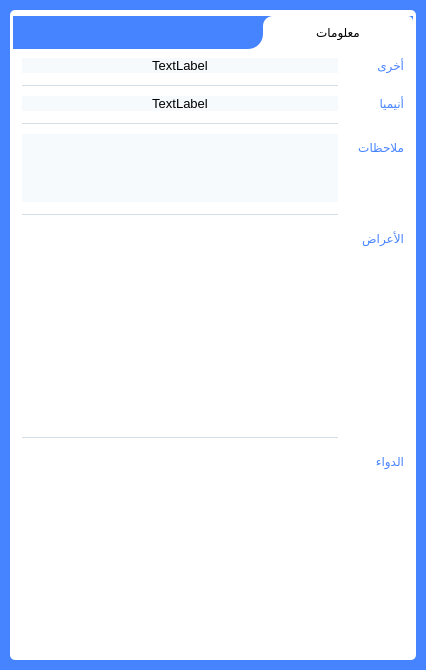
<?xml version="1.0" encoding="UTF-8"?>
<ui version="4.0">
 <class>Form</class>
 <widget class="QWidget" name="Form">
  <property name="geometry">
   <rect>
    <x>0</x>
    <y>0</y>
    <width>420</width>
    <height>666</height>
   </rect>
  </property>
  <property name="minimumSize">
   <size>
    <width>0</width>
    <height>0</height>
   </size>
  </property>
  <property name="maximumSize">
   <size>
    <width>420</width>
    <height>16777215</height>
   </size>
  </property>
  <property name="windowTitle">
   <string>Form</string>
  </property>
  <property name="layoutDirection">
   <enum>Qt::RightToLeft</enum>
  </property>
  <property name="styleSheet">
   <string notr="true">#Form{background-color:#4683ff ;}</string>
  </property>
  <layout class="QVBoxLayout" name="verticalLayout">
   <property name="spacing">
    <number>0</number>
   </property>
   <property name="leftMargin">
    <number>10</number>
   </property>
   <property name="topMargin">
    <number>10</number>
   </property>
   <property name="rightMargin">
    <number>10</number>
   </property>
   <property name="bottomMargin">
    <number>10</number>
   </property>
   <item>
    <widget class="QGroupBox" name="groupBox">
     <property name="styleSheet">
      <string notr="true">QGroupBox{background-color:#ffffff;border:none;border-radius:5px;}</string>
     </property>
     <property name="title">
      <string/>
     </property>
     <layout class="QVBoxLayout" name="verticalLayout_2">
      <property name="spacing">
       <number>0</number>
      </property>
      <property name="leftMargin">
       <number>0</number>
      </property>
      <property name="topMargin">
       <number>0</number>
      </property>
      <property name="rightMargin">
       <number>0</number>
      </property>
      <property name="bottomMargin">
       <number>0</number>
      </property>
      <item>
       <layout class="QHBoxLayout" name="horizontalLayout">
        <property name="spacing">
         <number>0</number>
        </property>
        <property name="topMargin">
         <number>0</number>
        </property>
        <item>
         <widget class="QGroupBox" name="groupBox_3">
          <property name="maximumSize">
           <size>
            <width>150</width>
            <height>16777215</height>
           </size>
          </property>
          <property name="styleSheet">
           <string notr="true">QGroupBox{border-radius:0px;background-color:#4683ff;}</string>
          </property>
          <property name="title">
           <string/>
          </property>
          <layout class="QVBoxLayout" name="verticalLayout_4">
           <property name="spacing">
            <number>0</number>
           </property>
           <property name="leftMargin">
            <number>0</number>
           </property>
           <property name="topMargin">
            <number>0</number>
           </property>
           <property name="rightMargin">
            <number>0</number>
           </property>
           <property name="bottomMargin">
            <number>0</number>
           </property>
           <item>
            <widget class="QGroupBox" name="groupBox_4">
             <property name="styleSheet">
              <string notr="true">QGroupBox{background-color:#ffffff;border-top-left-radius:10px;border-top-right-radius:5px;}</string>
             </property>
             <property name="title">
              <string/>
             </property>
             <layout class="QVBoxLayout" name="verticalLayout_5">
              <item>
               <widget class="QLabel" name="label">
                <property name="text">
                 <string>معلومات</string>
                </property>
                <property name="alignment">
                 <set>Qt::AlignCenter</set>
                </property>
               </widget>
              </item>
             </layout>
            </widget>
           </item>
          </layout>
         </widget>
        </item>
        <item>
         <widget class="QGroupBox" name="groupBox_2">
          <property name="styleSheet">
           <string notr="true">QGroupBox{border-radius:0px;background-color:#4683ff;border-bottom-right-radius:15px;}</string>
          </property>
          <property name="title">
           <string/>
          </property>
          <layout class="QVBoxLayout" name="verticalLayout_3">
           <item>
            <widget class="QLabel" name="label_2">
             <property name="text">
              <string/>
             </property>
            </widget>
           </item>
          </layout>
         </widget>
        </item>
       </layout>
      </item>
      <item>
       <widget class="QGroupBox" name="groupBox_35">
        <property name="minimumSize">
         <size>
          <width>400</width>
          <height>0</height>
         </size>
        </property>
        <property name="maximumSize">
         <size>
          <width>400</width>
          <height>16777215</height>
         </size>
        </property>
        <property name="styleSheet">
         <string notr="true">QGroupBox{background-color:#ffffff;border:none;border-radius:5px;}
QListWidget {background-color: #ffffff;
outline: none;
border:0px;
border-radius:5px;
show-decoration-selected: 1}
QListWidget:item {background-color:#f6fafd;}
QListWidget::item:selected {background-color: transparent;}</string>
        </property>
        <property name="title">
         <string/>
        </property>
        <layout class="QFormLayout" name="formLayout">
         <property name="horizontalSpacing">
          <number>20</number>
         </property>
         <property name="verticalSpacing">
          <number>10</number>
         </property>
         <item row="0" column="0">
          <widget class="QLabel" name="label2">
           <property name="styleSheet">
            <string notr="true">QLabel{color:#4683ff;}</string>
           </property>
           <property name="text">
            <string>أخرى</string>
           </property>
          </widget>
         </item>
         <item row="0" column="1">
          <widget class="QLabel" name="labeloth">
           <property name="sizePolicy">
            <sizepolicy hsizetype="MinimumExpanding" vsizetype="MinimumExpanding">
             <horstretch>0</horstretch>
             <verstretch>0</verstretch>
            </sizepolicy>
           </property>
           <property name="maximumSize">
            <size>
             <width>16777215</width>
             <height>16777215</height>
            </size>
           </property>
           <property name="font">
            <font>
             <pointsize>10</pointsize>
            </font>
           </property>
           <property name="styleSheet">
            <string notr="true">QLabel{background-color:#f6fafd;}</string>
           </property>
           <property name="text">
            <string>TextLabel</string>
           </property>
           <property name="alignment">
            <set>Qt::AlignCenter</set>
           </property>
          </widget>
         </item>
         <item row="2" column="0">
          <widget class="QLabel" name="label7">
           <property name="styleSheet">
            <string notr="true">QLabel{color:#4683ff;}</string>
           </property>
           <property name="text">
            <string>أنيميا</string>
           </property>
          </widget>
         </item>
         <item row="2" column="1">
          <widget class="QLabel" name="labelanemia">
           <property name="maximumSize">
            <size>
             <width>16777215</width>
             <height>16777215</height>
            </size>
           </property>
           <property name="font">
            <font>
             <pointsize>10</pointsize>
            </font>
           </property>
           <property name="styleSheet">
            <string notr="true">QLabel{background-color:#f6fafd;}</string>
           </property>
           <property name="text">
            <string>TextLabel</string>
           </property>
           <property name="alignment">
            <set>Qt::AlignCenter</set>
           </property>
          </widget>
         </item>
         <item row="4" column="0">
          <widget class="QLabel" name="label3">
           <property name="styleSheet">
            <string notr="true">QLabel{color:#4683ff;}</string>
           </property>
           <property name="text">
            <string>ملاحظات</string>
           </property>
          </widget>
         </item>
         <item row="6" column="0">
          <widget class="QLabel" name="label5">
           <property name="styleSheet">
            <string notr="true">QLabel{color:#4683ff;}</string>
           </property>
           <property name="text">
            <string>الأعراض</string>
           </property>
          </widget>
         </item>
         <item row="6" column="1">
          <widget class="QListWidget" name="listarad">
           <property name="minimumSize">
            <size>
             <width>0</width>
             <height>200</height>
            </size>
           </property>
           <property name="maximumSize">
            <size>
             <width>16777215</width>
             <height>16777215</height>
            </size>
           </property>
           <property name="font">
            <font>
             <pointsize>10</pointsize>
            </font>
           </property>
           <property name="editTriggers">
            <set>QAbstractItemView::NoEditTriggers</set>
           </property>
           <property name="selectionMode">
            <enum>QAbstractItemView::NoSelection</enum>
           </property>
          </widget>
         </item>
         <item row="8" column="0">
          <widget class="QLabel" name="label6">
           <property name="styleSheet">
            <string notr="true">QLabel{color:#4683ff;}</string>
           </property>
           <property name="text">
            <string>الدواء</string>
           </property>
          </widget>
         </item>
         <item row="8" column="1">
          <widget class="QListWidget" name="listdwaa">
           <property name="minimumSize">
            <size>
             <width>0</width>
             <height>200</height>
            </size>
           </property>
           <property name="maximumSize">
            <size>
             <width>16777215</width>
             <height>16777215</height>
            </size>
           </property>
           <property name="font">
            <font>
             <pointsize>10</pointsize>
            </font>
           </property>
           <property name="styleSheet">
            <string notr="true">QTableWidget::item:selected{color:#000000;background-color:#ffffff;}</string>
           </property>
           <property name="editTriggers">
            <set>QAbstractItemView::NoEditTriggers</set>
           </property>
           <property name="selectionMode">
            <enum>QAbstractItemView::NoSelection</enum>
           </property>
          </widget>
         </item>
         <item row="1" column="1">
          <widget class="Line" name="line">
           <property name="styleSheet">
            <string notr="true">QWidget{ border:0px;border-bottom:1px solid #d3e0ea;}</string>
           </property>
           <property name="orientation">
            <enum>Qt::Horizontal</enum>
           </property>
          </widget>
         </item>
         <item row="3" column="1">
          <widget class="Line" name="line_2">
           <property name="styleSheet">
            <string notr="true">QWidget{ border:0px;border-bottom:1px solid #d3e0ea;}</string>
           </property>
           <property name="orientation">
            <enum>Qt::Horizontal</enum>
           </property>
          </widget>
         </item>
         <item row="5" column="1">
          <widget class="Line" name="line_3">
           <property name="styleSheet">
            <string notr="true">QWidget{ border:0px;border-bottom:1px solid #d3e0ea;}</string>
           </property>
           <property name="orientation">
            <enum>Qt::Horizontal</enum>
           </property>
          </widget>
         </item>
         <item row="7" column="1">
          <widget class="Line" name="line_4">
           <property name="styleSheet">
            <string notr="true">QWidget{ border:0px;border-bottom:1px solid #d3e0ea;}</string>
           </property>
           <property name="orientation">
            <enum>Qt::Horizontal</enum>
           </property>
          </widget>
         </item>
         <item row="4" column="1">
          <widget class="QPlainTextEdit" name="labelnotes">
           <property name="enabled">
            <bool>false</bool>
           </property>
           <property name="font">
            <font>
             <pointsize>10</pointsize>
            </font>
           </property>
           <property name="layoutDirection">
            <enum>Qt::LeftToRight</enum>
           </property>
           <property name="styleSheet">
            <string notr="true">QPlainTextEdit{background-color:#f6fafd;border:0px;}</string>
           </property>
           <property name="readOnly">
            <bool>true</bool>
           </property>
           <property name="textInteractionFlags">
            <set>Qt::TextSelectableByMouse</set>
           </property>
           <property name="centerOnScroll">
            <bool>false</bool>
           </property>
          </widget>
         </item>
        </layout>
       </widget>
      </item>
     </layout>
    </widget>
   </item>
  </layout>
 </widget>
 <resources/>
 <connections/>
</ui>
